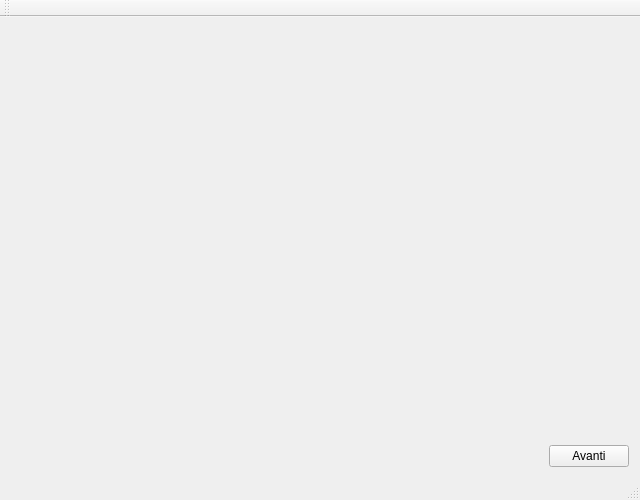
<?xml version="1.0" encoding="UTF-8"?>
<ui version="4.0">
 <class>MainWindow</class>
 <widget class="QMainWindow" name="MainWindow">
  <property name="geometry">
   <rect>
    <x>0</x>
    <y>0</y>
    <width>640</width>
    <height>500</height>
   </rect>
  </property>
  <property name="minimumSize">
   <size>
    <width>640</width>
    <height>500</height>
   </size>
  </property>
  <property name="windowTitle">
   <string>IUM - Test di leggibilità dei colori</string>
  </property>
  <widget class="QWidget" name="centralWidget">
   <layout class="QGridLayout" name="gridLayout">
    <item row="0" column="0">
     <widget class="QWidget" name="contentWidget" native="true">
      <property name="sizePolicy">
       <sizepolicy hsizetype="Expanding" vsizetype="Expanding">
        <horstretch>0</horstretch>
        <verstretch>0</verstretch>
       </sizepolicy>
      </property>
      <layout class="QGridLayout" name="gridLayout_3">
       <item row="0" column="0">
        <layout class="QGridLayout" name="contentLayout"/>
       </item>
      </layout>
     </widget>
    </item>
    <item row="1" column="0">
     <layout class="QHBoxLayout" name="horizontalLayout">
      <property name="sizeConstraint">
       <enum>QLayout::SetDefaultConstraint</enum>
      </property>
      <item>
       <spacer name="horizontalSpacer">
        <property name="orientation">
         <enum>Qt::Horizontal</enum>
        </property>
        <property name="sizeType">
         <enum>QSizePolicy::MinimumExpanding</enum>
        </property>
        <property name="sizeHint" stdset="0">
         <size>
          <width>40</width>
          <height>20</height>
         </size>
        </property>
       </spacer>
      </item>
      <item>
       <widget class="QPushButton" name="bAvanti">
        <property name="enabled">
         <bool>true</bool>
        </property>
        <property name="text">
         <string>Avanti</string>
        </property>
       </widget>
      </item>
     </layout>
    </item>
   </layout>
  </widget>
  <widget class="QMenuBar" name="menuBar">
   <property name="geometry">
    <rect>
     <x>0</x>
     <y>0</y>
     <width>640</width>
     <height>21</height>
    </rect>
   </property>
  </widget>
  <widget class="QToolBar" name="mainToolBar">
   <attribute name="toolBarArea">
    <enum>TopToolBarArea</enum>
   </attribute>
   <attribute name="toolBarBreak">
    <bool>false</bool>
   </attribute>
  </widget>
  <widget class="QStatusBar" name="statusBar"/>
 </widget>
 <layoutdefault spacing="6" margin="11"/>
 <resources/>
 <connections/>
</ui>
